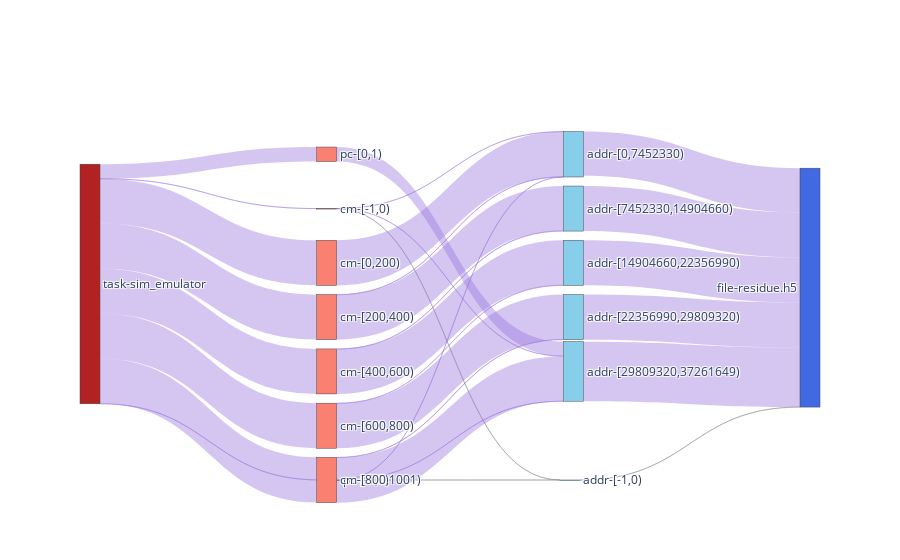

Here is the notebook cell this chart was saved with:
### Code cell
sim_nodes, sim_nodes_dict = get_nodes_for_sankey(G_SIM, rm_tags=['sim'])

# print(node_ref2)

sim_links = get_links_for_sankey(G_SIM, sim_nodes_dict)
fig = go.Figure(go.Sankey(
            node = sim_nodes,
            link = sim_links, orientation='h'))
fig.show()
fig.write_html(f"{path}/sankey-grouped-sim_w-vol-vfd-.html")

### Figure 1 — Plotly figure (JSON) as saved in the notebook; plotly's stock layout.template omitted (floating-point values rounded to 4 significant figures)
{"data": [{"link": {"color": ["rgba(147, 112, 219, 0.4)", "rgba(147, 112, 219, 0.4)", "rgba(147, 112, 219, 0.4)", "rgba(147, 112, 219, 0.4)", "rgba(147, 112, 219, 0.4)", "rgba(147, 112, 219, 0.4)", "rgba(147, 112, 219, 0.4)", "rgba(147, 112, 219, 0.4)", "rgba(128, 128, 128, 0.4)", "rgba(147, 112, 219, 0.4)", "rgba(147, 112, 219, 0.4)", "rgba(128, 128, 128, 0.4)", "rgba(147, 112, 219, 0.4)", "rgba(147, 112, 219, 0.4)", "rgba(147, 112, 219, 0.4)", "rgba(147, 112, 219, 0.4)", "rgba(147, 112, 219, 0.4)", "rgba(147, 112, 219, 0.4)", "rgba(147, 112, 219, 0.4)", "rgba(147, 112, 219, 0.4)", "rgba(147, 112, 219, 0.4)", "rgba(147, 112, 219, 0.4)", "rgba(147, 112, 219, 0.4)", "rgba(147, 112, 219, 0.4)", "rgba(128, 128, 128, 0.4)", "rgba(147, 112, 219, 0.4)", "rgba(147, 112, 219, 0.4)", "rgba(147, 112, 219, 0.4)", "rgba(147, 112, 219, 0.4)", "rgba(147, 112, 219, 0.4)"], "label": ["ave_acc_size: 1 B op: write", "ave_acc_size: 37.11 KB op: write", "ave_acc_size: 37.21 KB op: write", "ave_acc_size: 37.2 KB op: write", "ave_acc_size: 37.21 KB op: write", "ave_acc_size: 37.21 KB op: write", "ave_acc_size: 1 B op: write", "ave_acc_size: 2.4 MB op: write", "ave_acc_size: 1 B op: open", "ave_acc_size: 228.92 B op: write", "ave_acc_size: 272 B op: write", "ave_acc_size: 1 B op: open", "ave_acc_size: 228.92 B op: write", "ave_acc_size: 272 B op: write", "ave_acc_size: 36.94 KB op: write", "ave_acc_size: 37.06 KB op: write", "ave_acc_size: 37.24 KB op: write", "ave_acc_size: 37.24 KB op: write", "ave_acc_size: 36.86 KB op: write", "ave_acc_size: 37.54 KB op: write", "ave_acc_size: 37.25 KB op: write", "ave_acc_size: 37.25 KB op: write", "ave_acc_size: 37.25 KB op: write", "ave_acc_size: 2.4 MB op: write", "ave_acc_size: 1 B op: open", "ave_acc_size: 34.86 KB op: write", "ave_acc_size: 48.76 KB op: write", "ave_acc_size: 37.24 KB op: write", "ave_acc_size: 37.24 KB op: write", "ave_acc_size: 37.25 KB op: write"], "source": [0, 0, 0, 0, 0, 0, 0, 0, 1, 1, 1, 2, 2, 2, 3, 4, 4, 5, 5, 6, 6, 7, 7, 8, 9, 10, 11, 12, 13, 14], "target": [1, 3, 4, 5, 6, 7, 2, 8, 9, 10, 11, 9, 10, 11, 10, 10, 12, 13, 12, 13, 14, 14, 11, 11, 15, 15, 15, 15, 15, 15], "value": [1, 7422108, 7441148, 7440164, 7442936, 7479508, 1, 2400000, 1, 2976, 272, 1, 2976, 272, 7460880, 37056, 7410912, 7410120, 36856, 37544, 7412216, 37248, 7449144, 2400000, 1, 7319968, 9849416, 7447768, 7447664, 7449464]}, "node": {"color": ["FireBrick", "Salmon", "Salmon", "Salmon", "Salmon", "Salmon", "Salmon", "Salmon", "Salmon", "SkyBlue", "SkyBlue", "SkyBlue", "SkyBlue", "SkyBlue", "SkyBlue", "RoyalBlue"], "label": ["task-sim_emulator", "cm-[-1,0)", "pc-[-1,0)", "cm-[0,200)", "cm-[200,400)", "cm-[400,600)", "cm-[600,800)", "cm-[800,1001)", "pc-[0,1)", "addr-[-1,0)", "addr-[0,7452330)", "addr-[29809320,37261649)", "addr-[7452330,14904660)", "addr-[14904660,22356990)", "addr-[22356990,29809320)", "file-residue.h5"], "x": [0, 0.3333, 0.3333, 0.3333, 0.3333, 0.3333, 0.3333, 0.3333, 0.3333, 0.6667, 0.6667, 0.6667, 0.6667, 0.6667, 0.6667, 1], "y": [0, 0.2857, 0, 0.4286, 0.5714, 0.7143, 0.8571, 1, 0.1429, 0, 0.1429, 0.7143, 0.2857, 0.4286, 0.5714, 0]}, "orientation": "h", "type": "sankey"}], "layout": {}}
